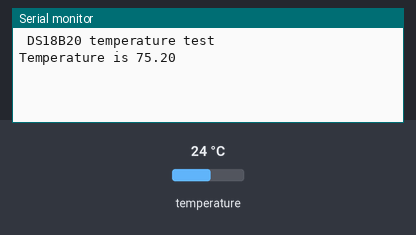
The sketch below on a simulated Arduino Uno, built with avr-gcc and run on an emulated ATmega328P. Shown: the last lines printed to the serial monitor. Inputs (shaded band) come from the test bench; at power-on: temperature 24 °C.

Above: at 2.3 s.
2.4 s: temperature set to 12 °C
At 3.7 s:
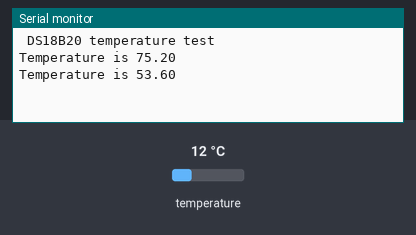
3.9 s: temperature set to 19 °C
At 5.5 s:
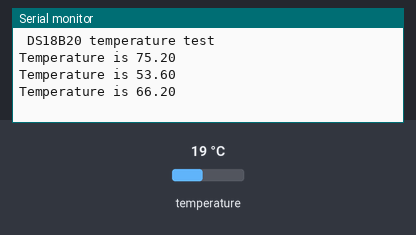

Measured:
- after the input at 2.4 s, the serial monitor: prints a new line after 0.68 s (image 1)
- after the input at 3.9 s, the serial monitor: prints a new line after 0.71 s (image 2)

The sketch:

temperature_DS18B20.ino
```cpp
/*
 *  DS18B20 1-wire temperature sensor
 *
 *  packaging:
 *  like a transistor:
 *  1 - gnd
 *  2 - DQ
 *  3 - VDD
 *
 *  sealed in stainless steel rod:
 *  yellow - DQ (data line)
 *  red - VDD (3.3 or 5V)
 *  black - gnd
 *
 *  use a 4.7 Kohm pull resistor between DQ and VDD
 *
 *  note: if using the transistor packaging, don't place it too close to the cpu, since
 *  the cpu emits heat, and your readings will be off.
 *
 *  multiple sensors can be added on the same 1-wire bus
 *
 *  not sure of the maximum length of the wire between the sensor and the cpu
 *
 *
 * libraries:
 * OneWire - https://github.com/PaulStoffregen/OneWire (git)
 * DallasTemperature - https://github.com/milesburton/Arduino-Temperature-Control-Library (git)
 */


#include <OneWire.h>
#include <DallasTemperature.h>

#define ONE_WIRE_BUS 2  // D4

OneWire oneWire(ONE_WIRE_BUS);
DallasTemperature sensors(&oneWire);
DeviceAddress thermometer;
unsigned long lastTempRequest = 0;
int delayInMillis = 0;
#define resolution 12
#define TEMP_ERROR -999
float lastTemp = TEMP_ERROR;

void setup(void)
{
  // start serial port
  Serial.begin(115200);
  Serial.print(F("\n\n DS18B20 temperature test\n\n"));

  setupTemperature();
}


bool setupTemperature(void) {
  sensors.begin();
  if (sensors.getDeviceCount() != 1) {
    Serial.println("Unable to locate temperature sensor");
    return false;
  }
  if (!sensors.getAddress(thermometer, 0)) {
    Serial.println("Unable to find address for temperature sensor");
    return false;
  }
  sensors.setResolution(thermometer, resolution);
  sensors.setWaitForConversion(false);
  sensors.requestTemperatures();
  delayInMillis = 750 / (1 << (12 - resolution));
  lastTempRequest = millis();

  return true;
}


void loop(void)
{
  unsigned long time = millis();
  checkTemperature(time);
}

void checkTemperature(unsigned long time) {
  if (time - lastTempRequest >= delayInMillis) // waited long enough??
  {
//  Serial.println(F("checking temperature"));
    checkTemperature();

    sensors.requestTemperatures();
    lastTempRequest = millis();
  }
}


void checkTemperature(void) {
  float tempF = sensors.getTempF(thermometer);
  tempF = (float)round(tempF*10)/10.0;
  if ( tempF == lastTemp )
    return;

  lastTemp = tempF;

  Serial.print("Temperature is ");
  Serial.println(tempF);
}
```
